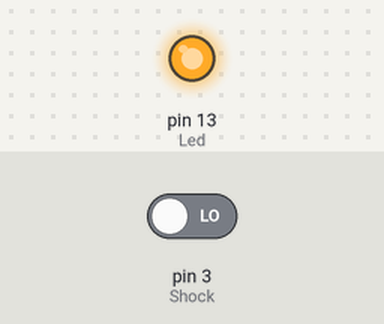
The sketch below on a simulated Arduino Uno, built with avr-gcc and run on an emulated ATmega328P. Shown: output pins drawn as LEDs (lit = HIGH). The inputs (shaded band) are chosen by the test bench; at power-on: pin 3 (Shock) LOW.

Above: at 6.8 s.
6.9 s: pin 3 (Shock) driven HIGH
At 9.4 s:
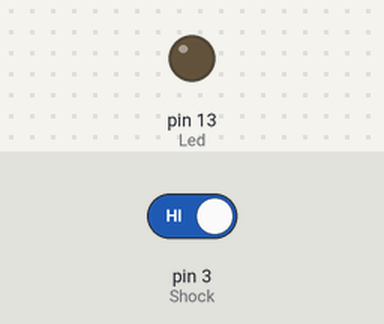
10.8 s: pin 3 (Shock) driven LOW
At 12.0 s:
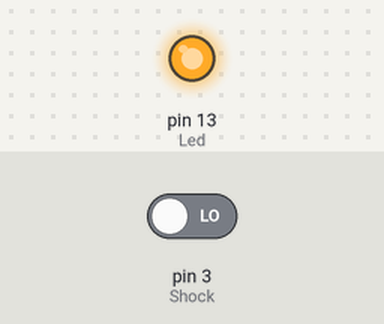
Timing chart, 0 to 13.8 s (numbered marks = the images above; inputs shaded):
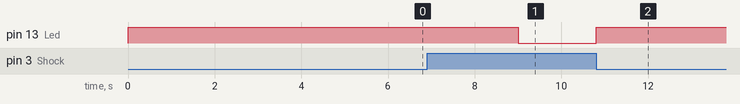

The sketch:

Project_11.ino
```cpp
/*
  Keyes 37 in 1 Sensor Kit Upgraded Version
  Project 11
  Knock
  By keyes
*/
int Led = 13; // LED on Arduino board
int Shock = 3; // sensor signal
int val; // numeric variable to store sensor status
void setup()
{
  pinMode(Led, OUTPUT); // define LED as output interface
  pinMode(Shock, INPUT); // define input for sensor signal
}
void loop()
{
  val = digitalRead(Shock); // read and assign the value of digital interface 3 to val
  if (val == HIGH) // when sensor detects a signal, the LED flashes
  {
    digitalWrite(Led, LOW);

  }
  else
  {
    digitalWrite(Led, HIGH);
    delay(3000);
  }
}
```

Measured:
- after the input at 6.9 s, pin 13 (Led): HIGH → LOW after 2.1 s
- after the input at 10.8 s, pin 13 (Led): LOW → HIGH at once
